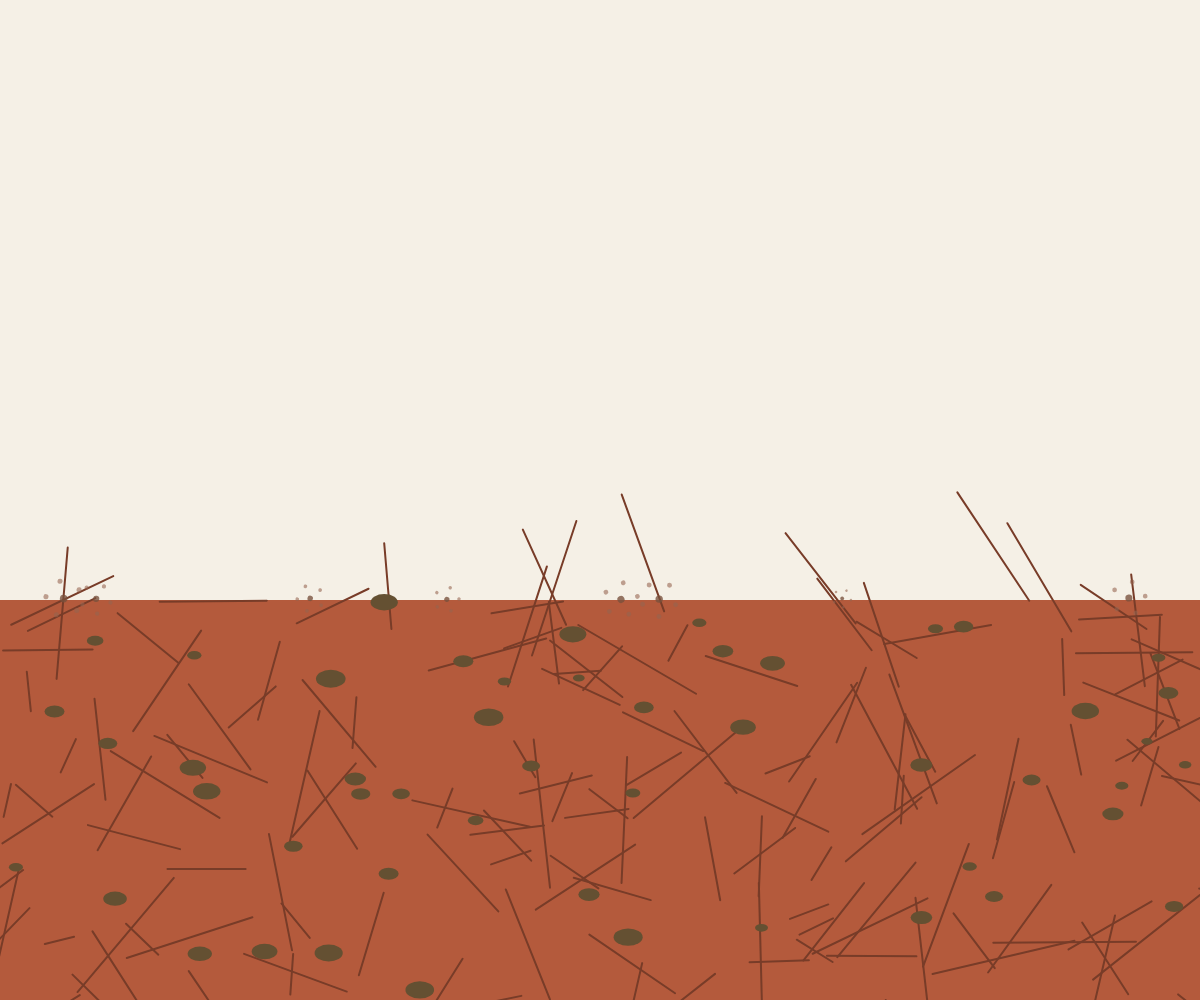
Frame 1 (no input)
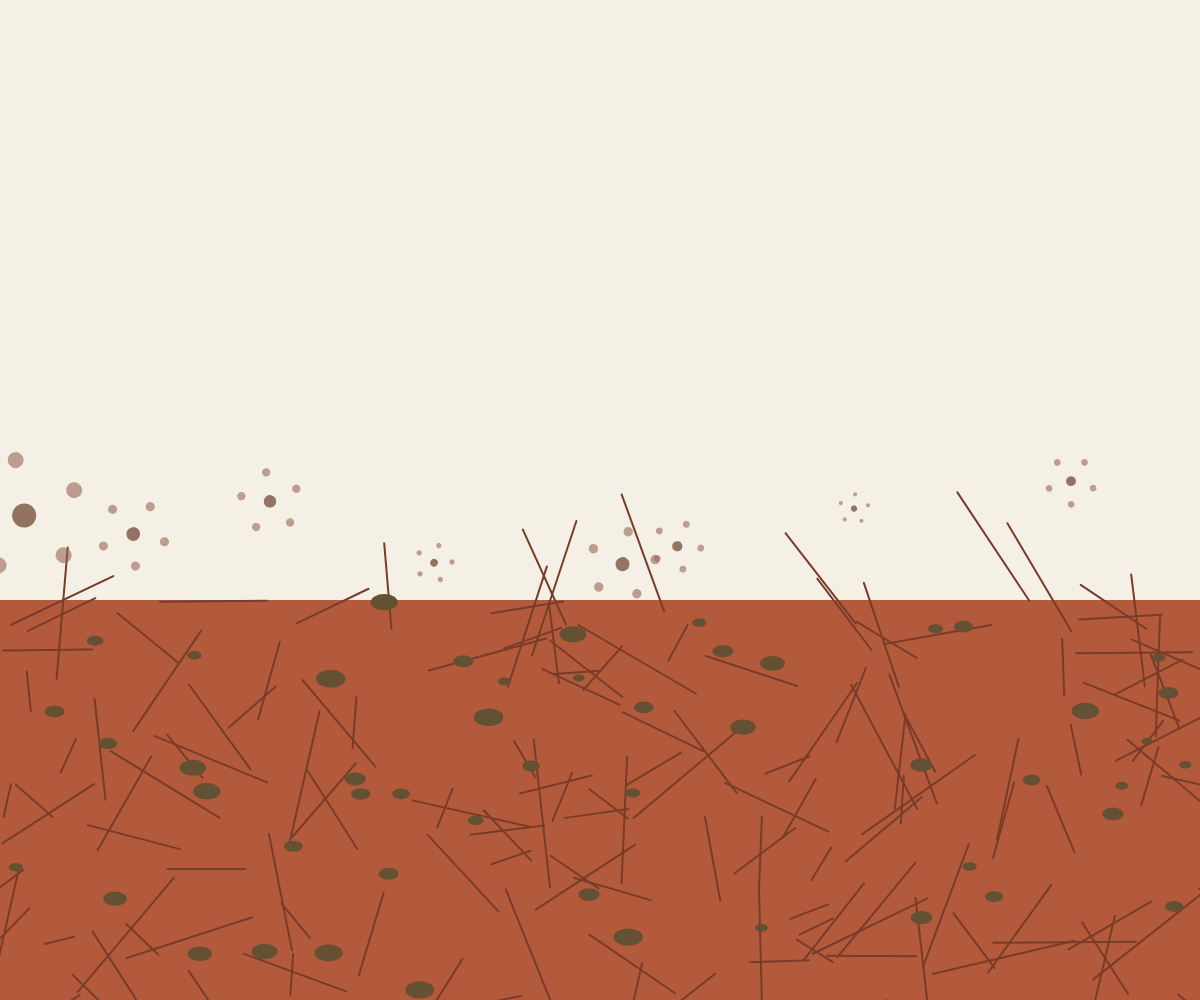
Frame 60 (no input)
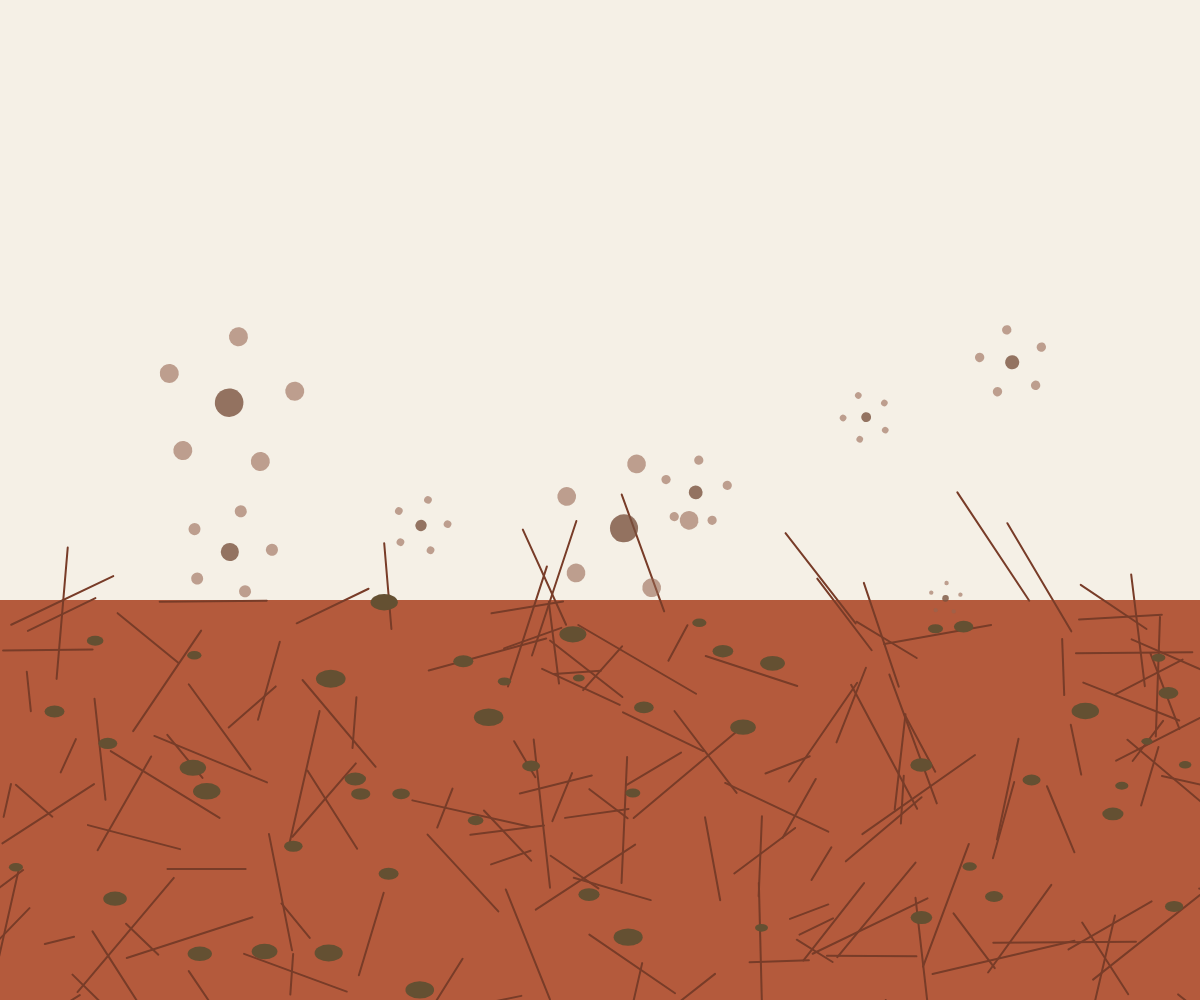
Frame 120 (the mouse pressed at the canvas centre since frame 60)

The p5.js sketch that drew these frames (run headless with seeded random() and noise() and a simulated clock; from frame 60 on, the mouse is pressed at the canvas centre):

// p5.js sketch
// ── sketch.js
let dustDevils = [];
let cracks = [];
let scrubPlants = [];

function setup() {
  createCanvas(windowWidth, windowHeight);
  colorMode(RGB);
  
  // Create cracks
  for (let i = 0; i < 150; i++) {
    cracks.push({
      x: random(width),
      y: random(height * 0.6, height),
      len: random(30, 150),
      angle: random(TWO_PI),
      width: random(2, 8)
    });
  }
  
  // Create scrub plants
  for (let i = 0; i < 50; i++) {
    scrubPlants.push({
      x: random(width),
      y: random(height * 0.6, height),
      size: random(10, 30)
    });
  }
  
  // Create initial dust devils
  for (let i = 0; i < 8; i++) {
    dustDevils.push(createDustDevil());
  }
}

function draw() {
  // Draw sky with pale beige gradient
  background(245, 240, 230);
  
  // Draw ground with terracotta tones
  fill(180, 90, 60);
  noStroke();
  rect(0, height * 0.6, width, height * 0.4);
  
  // Draw cracks
  stroke(120, 60, 40);
  strokeWeight(2);
  for (let crack of cracks) {
    push();
    translate(crack.x, crack.y);
    rotate(crack.angle);
    line(0, 0, crack.len, 0);
    pop();
  }
  
  // Draw scrub plants
  fill(100, 80, 50);
  noStroke();
  for (let plant of scrubPlants) {
    ellipse(plant.x, plant.y, plant.size, plant.size * 0.6);
  }
  
  // Update and draw dust devils
  for (let i = dustDevils.length - 1; i >= 0; i--) {
    let devil = dustDevils[i];
    
    // Move the dust devil
    devil.x += devil.vx;
    devil.y += devil.vy;
    devil.angle += devil.rotationSpeed;
    devil.size *= devil.growthRate;
    
    // Draw the dust devil
    push();
    translate(devil.x, devil.y);
    rotate(devil.angle);
    
    // Draw swirling particles
    noStroke();
    fill(150, 100, 80, 150);
    for (let j = 0; j < 5; j++) {
      let angle = j * TWO_PI / 5;
      let px = cos(angle) * devil.size * 0.7;
      let py = sin(angle) * devil.size * 0.7;
      ellipse(px, py, devil.size * 0.2, devil.size * 0.2);
    }
    
    // Draw central swirl
    fill(120, 80, 60, 200);
    ellipse(0, 0, devil.size * 0.3, devil.size * 0.3);
    
    pop();
    
    // Remove dead dust devils and create new ones
    if (devil.size > 100 || devil.size < 5) {
      dustDevils.splice(i, 1);
      dustDevils.push(createDustDevil());
    }
  }
}

function createDustDevil() {
  return {
    x: random(width),
    y: height * 0.6,
    vx: random(-1, 1),
    vy: -random(0.5, 2),
    angle: random(TWO_PI),
    rotationSpeed: random(-0.05, 0.05),
    size: random(10, 30),
    growthRate: random(1.005, 1.02)
  };
}

function windowResized() {
  resizeCanvas(windowWidth, windowHeight);
}
